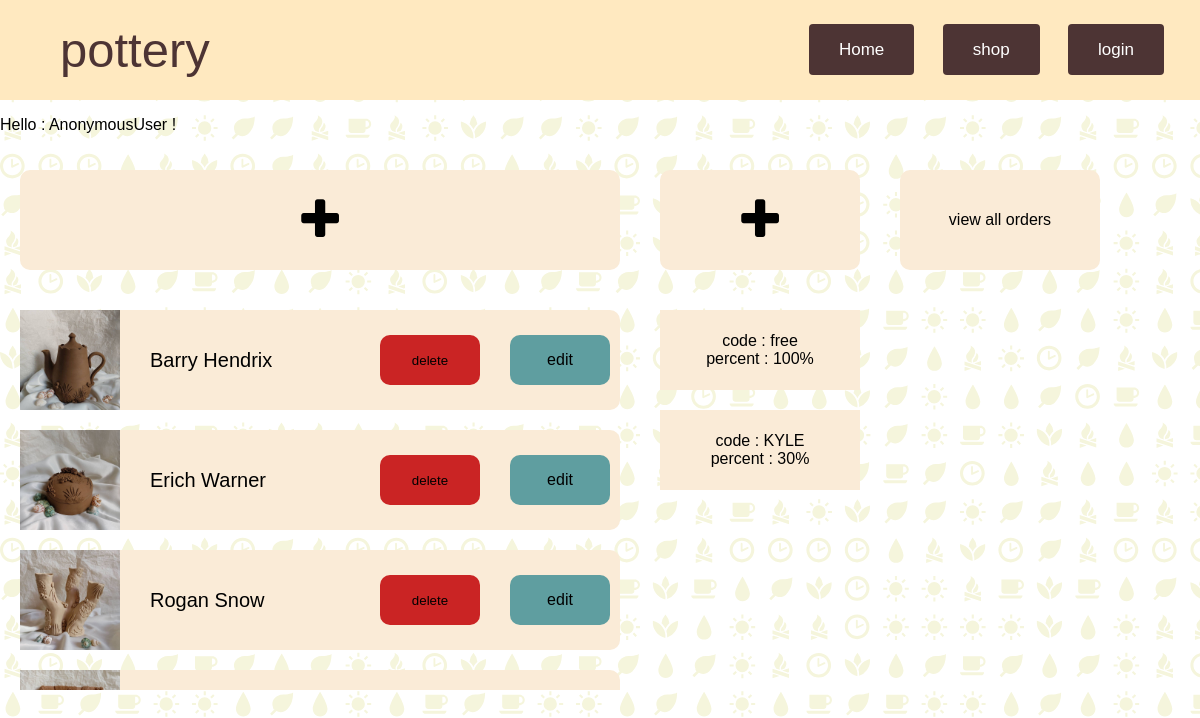
The app's page /users/admin_panel/ with its own data.
### shop/models.py (models this page shows)
class Products(models.Model):
    product_id = models.AutoField(primary_key=True)
    name = models.CharField(max_length=35, null=False, unique=True)
    description = models.CharField(max_length=255)
    price = models.DecimalField(max_digits=10, decimal_places=2, default=0.)
    main_image = models.FileField(upload_to='shop/images')
    created_on = models.DateTimeField(blank=True, default=datetime.now)
    class Meta:
        db_table = 'Products'

### users/models.py (models this page shows)
class Coupons(models.Model):
    coupon = models.AutoField(primary_key=True)
    coupon_code = models.CharField(max_length=35, null=False, unique=True)
    percent = models.IntegerField(validators=[MinValueValidator(0), MaxValueValidator(100)])
    created_on = models.DateTimeField(blank=True, default=datetime.now)

### users/views.py (the view)
# urls.py: path('admin_panel/', admin_panel, name='admin_panel'),
def admin_panel(request):
    coupons = Coupons.objects.all()
    products = Products.objects.all().order_by('-created_on')
    data = {
        "coupons": coupons,
        "products": products,
    }
    return render(request, "users/admin_panel.html", data)

### templates/users/admin_panel.html (shortened to what this page needs)
{% extends 'base.html' %}
{% load static %}
{% block head_css %}
<link rel="stylesheet" type="text/css" href="{%  static  '/css/users/admin_panel.css'  %}" />
<link rel="stylesheet" type="text/css" href="{%  static  '/css/base.css'  %}" />
{% endblock %}
{% block content %}
<body style="background-image: url({% static 'images/icon_grid.svg' %});"></body>
    <div>
        <p class="admin_detail">Hello : {{ user }} !</p>
    </div>
    <div class="Wrap">
        <div>
            <a class="add_product" href="{% url 'add_product' %}"><i class="fa fa-plus fa-3x"></i></a>
            <div class="products_container">
                {% for product in products %}
                    <div class="products_wrap">
                        <img class="products_image" src="{{ MEDIA_URL }}{{ product.main_image }}">
                        <span class="products_name">{{ product.name|safe }}</span>
                        <button class="delete_btn" value="{{ product.product_id|safe }}">delete</button>
                        <a class="edit_btn edit_link" href="{% url 'admin_panel_edit' product.product_id %}">edit</a>
                    </div>
                {% endfor %}
            </div>
        </div>
        <div class="coupons_container">
            <a class="add_coupon" href="{% url 'add_coupon'%}"><i class="fa fa-plus fa-3x"></i></a>
            <div class="all_coupons_wrap">
                {% for c in coupons %}
                    <div class="coupons_wrap">
                        <span class="coupon_code">code : {{ c.coupon_code }}</span>
                        <span class="coupon_code">percent : {{ c.percent }}%</span>
                    </div>
                {% endfor %}
            </div>
        </div>
        <a href="{% url 'view_all_orders' %}" class="view_all_orders">view all orders</a>
    </div>
</body>
{% endblock %}

### static/css/users/admin_panel.css (style rules this page uses)
.products_container { width: fit-content; height: 400px; overflow-y: auto; overflow-x: hidden; }
.products_wrap { background-color: antiquewhite; border-radius: 10px; margin: 20px; display: flex; justify-content: space-between; align-items: center; height: 100px; width: 600px; }
.products_image { width: 100px; height: 100px; }
.products_name { font-size: 20px; width: 200px; overflow: hidden; }
.delete_btn { background-color: rgb(202, 36, 36); border-radius: 10px; border: 0; width: 100px; height: 50px; cursor: pointer; }
.edit_btn { background: #5F9EA0; border-radius: 10px; border: 0; width: 100px; height: 50px; margin-right: 10px; display: flex; justify-content: center; align-items: center; text-decoration: none; color: black; }
.add_product { color: black; background-color: antiquewhite; border-radius: 10px; margin: 20px; display: flex; text-decoration: none; justify-content: center; align-items: center; height: 100px; width: 600px; }
.Wrap { display: flex; }
.coupons_container { margin: 20px 20px 0 0; }
.view_all_orders, .add_coupon { height: 100px; width: 200px; color: black; background-color: antiquewhite; border-radius: 10px; display: flex; text-decoration: none; justify-content: center; align-items: center; margin: 0 20px 20px 20px; }
.all_coupons_wrap { width: fit-content; height: 400px; overflow-y: auto; overflow-x: hidden; }
.coupons_wrap { display: flex; justify-content: center; align-items: center; flex-direction: column; width: 200px; height: 80px; margin: 20px; background-color: antiquewhite; overflow: auto; }
.view_all_orders { margin: 20px 0 0 0; }

### static/css/base.css (style rules this page uses)
* { font-family: "Avant Garde", Avantgarde, "Century Gothic", CenturyGothic, "AppleGothic", sans-serif; }
body { margin: 0px; background-size: 100%; position: relative; }
html { scroll-behavior: smooth; }

### records on screen
Products: main_image (picture), name "Barry Hendrix", {{ product.product_id|safe }} 8 (drawn)
Products: main_image (picture), name "Erich Warner", {{ product.product_id|safe }} 7 (drawn)
Products: main_image (picture), name "Rogan Snow", {{ product.product_id|safe }} 6 (drawn)
Products: main_image (picture)
Coupons: coupon_code "free", percent "100"
Coupons: coupon_code "KYLE", percent "30"

### other values on screen
{{ user }} "AnonymousUser"
